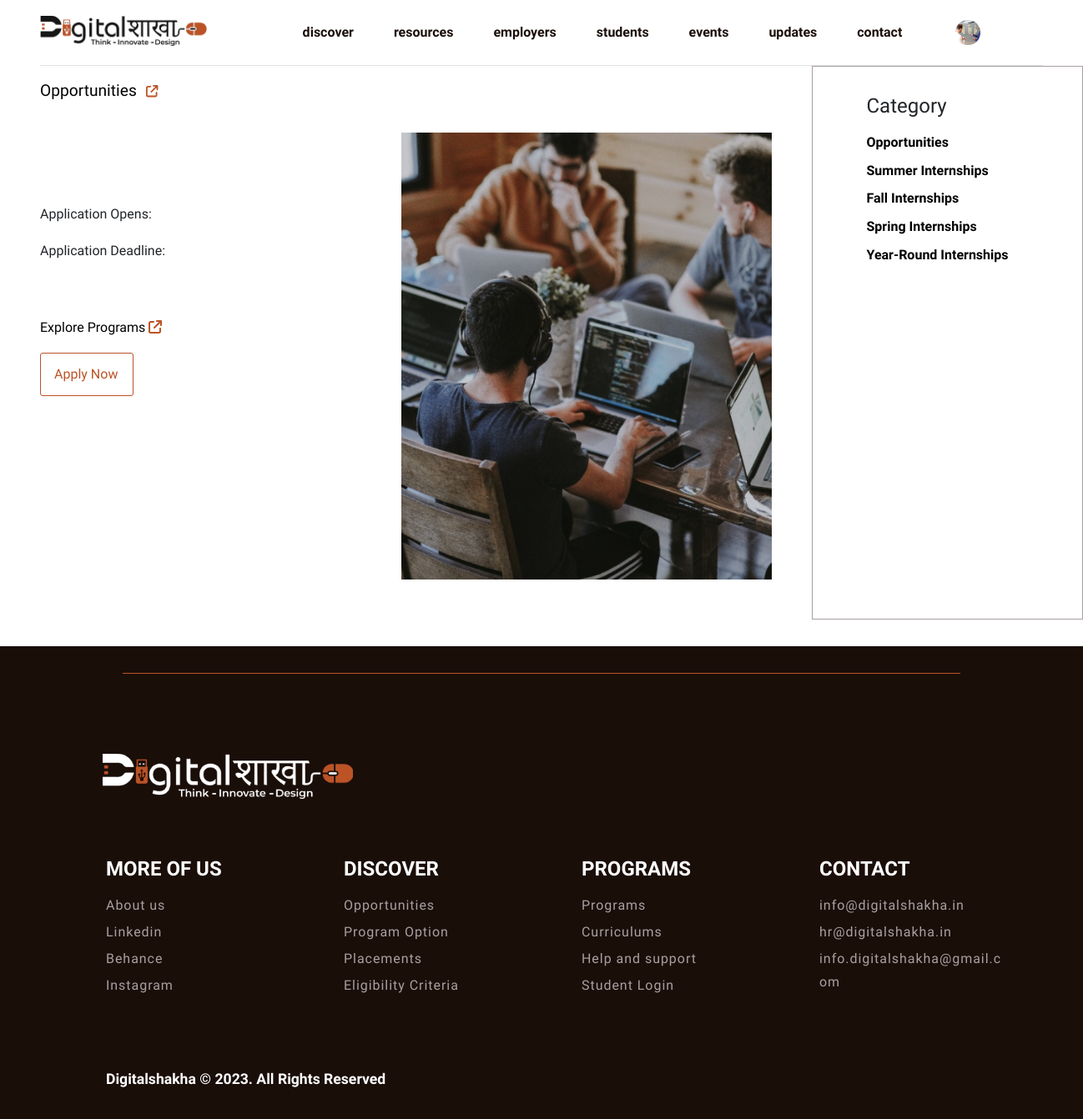
Screenshot of /placement_view.php (signed in) with the database file from the repository.
### tables this page shows
CREATE TABLE `application_tbl` (
  `id` int(11) NOT NULL,
  `registration_id` varchar(100) NOT NULL,
  `name` varchar(100) NOT NULL,
  `last_name` varchar(100) NOT NULL,
  `gender` varchar(20) NOT NULL,
  `dob` date NOT NULL,
  `phone` int(15) NOT NULL,
  `email` varchar(60) NOT NULL,
  `address_1` varchar(200) NOT NULL,
  `address_2` varchar(200) NOT NULL,
  `pin_code` int(10) NOT NULL,
  `city` varchar(100) NOT NULL,
  `state` varchar(100) NOT NULL,
  `country` varchar(100) NOT NULL,
  `collage` varchar(200) NOT NULL,
  `degree` tinyint(4) NOT NULL,
  `course` int(20) DEFAULT NULL,
  `duration` tinyint(4) NOT NULL,
  `know_about_as` int(20) DEFAULT NULL,
  `referral_code` int(100) NOT NULL,
  `profile_photo` varchar(200) NOT NULL,
  `payment_photo` varchar(200) NOT NULL,
  `transaction_id` varchar(100) NOT NULL,
  `payment_status` tinyint(4) NOT NULL DEFAULT 0,
  `status` tinyint(11) NOT NULL DEFAULT 1,
  `created_at` timestamp NOT NULL DEFAULT current_timestamp() ON UPDATE current_timestamp(),
  `updated_at` timestamp NOT NULL DEFAULT current_timestamp() ON UPDATE current_timestamp()
);

CREATE TABLE `seasonal_placement_tbl` (
  `placement_id` int(11) NOT NULL,
  `placement_name` varchar(200) NOT NULL,
  `placement_detail` text NOT NULL,
  `placement_description` text NOT NULL,
  `placement_date` varchar(50) NOT NULL,
  `placement_date_deadline` varchar(50) NOT NULL,
  `placement_front_image` varchar(200) NOT NULL,
  `placement_back_image` varchar(200) NOT NULL,
  `placement_status` tinyint(4) NOT NULL DEFAULT 1,
  `created_at` timestamp NOT NULL DEFAULT current_timestamp(),
  `updated_at` timestamp NOT NULL DEFAULT current_timestamp() ON UPDATE current_timestamp()
);

### placement_view.php (the view, shortened to what this page needs)
<?php
require('./includes/header.php');
require('./admin/config/dbcon.php');
?>
<section class="place_view_1">
    <div class="container-fluid">
        <div class="row">
            <div class="col-md-4 left-main">
                <div class="heading">
                    <a href="#!">Opportunities <i class="fa-solid fa-arrow-up-right-from-square"></i></a>
                    <h1><?= $row['placement_name'] ?></h1>
                    <p>Application Opens: <b><?= $row['placement_date'] ?></b></p>
                    <p>Application Deadline: <span><?= $row['placement_date_deadline'] ?></span></p>
                </div>
                <div class="des">
                    <a href="./program_option.php">Explore Programs <i class="fa-solid fa-arrow-up-right-from-square"></i></a>
                    <a href="#!">Apply Now</a>
                </div>
            </div>
            <div class="col-md-5 img_area">
                <div class="img">
                    <img src="./assets/images/place_view_bg_1.png" alt="">
                </div>
            </div>
            <div class="col-md-3 category_main">
                <div class="category">
                    <ul>
                        <li>
                            <h2>Category</h2>
                        </li>
                        <li><a href="#!">Opportunities</a></li>
                        <?php
                        $sql = "SELECT * FROM seasonal_placement_tbl WHERE placement_status = 1";
                        $sql_run = mysqli_query($con, $sql);
                        if (mysqli_num_rows($sql_run) > 0) {
                            foreach($sql_run as $data) {
                        ?>
                            <li><a href="./placement_view.php?id=<?=$data['placement_id']?>"><?=$data['placement_name']?></a></li>
                        <?php
                            }
                        }
                        ?>
                    </ul>
                </div>
            </div>
        </div>
    </div>
</section>
<?php require('./includes/footer.php'); ?>
<?php require('./includes/end_html.php'); ?>

### includes/header.php (shortened to what this page needs)
<?php
require('./admin/config/dbcon.php');
?>
<!DOCTYPE php>
<head>
    <link rel="stylesheet" href="./bootstrap/css/bootstrap.css">
    <link rel="stylesheet" href="./assets/css/header.css">
    <link rel="stylesheet" href="./assets/css/index.css">
    <link rel="stylesheet" href="./assets/css/footer.css">
    <link rel="stylesheet" href="./assets/css/resources.css">
    <link rel="stylesheet" href="./assets/css/resumebuilding.css">
    <link rel="stylesheet" href="./assets/css/opportunities.css">
    <link rel="stylesheet" href="./assets/css/reset_password.css">
    <link rel="stylesheet" href="./assets/css/register.css">
    <link rel="stylesheet" href="./assets/css/explore_opportunities.css">
    <link rel="stylesheet" href="./assets/css/internship_resources.css">
    <link rel="stylesheet" href="./assets/css/events.css">
    <link rel="stylesheet" href="./assets/css/application.css">
    <link rel="stylesheet" href="./assets/css/blog.css">
    <link rel="stylesheet" href="./assets/css/blog_view.css">
    <link rel="stylesheet" href="./assets/css/news_letter.css">
    <link rel="stylesheet" href="./assets/css/schedule_interview.css">
    <link rel="stylesheet" href="./assets/css/program_option.css">
    <link rel="stylesheet" href="./assets/css/internship_track_0.css">
    <link rel="stylesheet" href="./assets/css/internship_track_1.css">
    <link rel="stylesheet" href="./assets/css/seasonal_placements.css">
    <link rel="stylesheet" href="./assets/css/placement_view.css">
    <link rel="stylesheet" href="./assets/css/eligibility_criteria.css">
    <link rel="stylesheet" href="./assets/css/program_view.css">
    <link rel="stylesheet" href="./assets/css/contact.css">
    <link rel="stylesheet" href="./assets/css/opportunities_view.css">
    <link rel="stylesheet" href="./assets/css/modals.css">
    <link rel="stylesheet" href="./assets/css/cover_letter.css">
    <link rel="stylesheet" href="./assets/css/interview_insights.css">
    <link rel="stylesheet" href="./assets/css/success_stories.css">
    <link rel="stylesheet" href="./assets/css/partner_with_us.css">
    <link rel="stylesheet" href="./assets/css/employee_contact.css">
    <link rel="stylesheet" href="./assets/css/application_success.css">
    <link rel="stylesheet" href="./assets/css/error.css">
    <link rel="stylesheet" href="./assets/css/about.css">
    <link rel="stylesheet" href="./assets/fontawesome-free-6.4.2-web/css/all.css">
    <link rel="stylesheet" href="./assets/splide-4.1.3/dist/css/splide.min.css">
    <link rel="stylesheet" href="./assets/css/preloading/effect.css">
    <link rel="stylesheet" href="./sweetalert2/sweetalert2.min.css">
    <link rel="stylesheet" href="./assets/OwlCarousel2/dist/assets/owl.carousel.css">
    <link rel="stylesheet" href="./assets/OwlCarousel2/dist/assets/owl.theme.default.css">
</head>
<body>
    <header class="header">
        <div class="header-inner">
            <div class="container-fluid px-lg-5">
                <nav class="navbar navbar-expand-lg border-bottom my-navbar main_nav">
                    <a class="navbar-brand" href="index.php">
                        <img src="./assets/images/digital_logo.png" class="logo1">
                    </a>
                    <div class="collapse navbar-collapse navbar_mobile" id="navbarSupportedContent">
                        <ul class="navbar-nav m-auto ps-3">
                            <li class="nav-item drop-list">
                                <a class="nav-link nav-after-effect hover-link" href="./index.php" id="header_link_home">
                                    discover
                                </a>
                            </li>
                            <li class="nav-item drop-list">
                                <a class="nav-link nav-after-effect hover-link" href="./resources.php" id="">resources</a>
                            </li>
                            <li class="nav-item drop-list">
                                <a class="nav-link nav-after-effect hover-link" href="#!" id="">employers</a>
                            </li>
                            <li class="nav-item drop-list">
                                <a class="nav-link hover-link nav-after-effect" href="#!" id="">students</a>
                            </li>
                            <li class="nav-item drop-list">
                                <a class="nav-link nav-after-effect hover-link" href="#!" id="">events</a>
                            </li>
                            <li class="nav-item drop-list">
                                <a class="nav-link nav-after-effect hover-link" href="#!" id="">updates</a>
                            </li>
                            <li class="nav-item list-group-item">
                                <a class="nav-link nav-after-effect" href="./contact.php" id="">
                                    contact
                                </a>
                            </li>
                            <li class="nav-item list-group-item padding2">
                                <?php
                                if (!isset($_SESSION['std_auth']) || !$_SESSION['std_auth'] && !isset($_SESSION['std_auth_user']['user_name']) || !$_SESSION['std_auth_user']['user_name']) {
                                ?>
                                    <div class="btns">
                                        <a class="login_popup">Login</a>
                                        <span>|</span>
                                        <a class="signup_popup">Signup</a>
                                    </div>
                                    <?php
                                } else {
                                    $email = $_SESSION['std_auth_user']['user_email'];
                                    $sql = "SELECT * FROM application_tbl WHERE email = '$email'";
                                    $sql_run = mysqli_query($con, $sql);
                                    if (mysqli_num_rows($sql_run) > 0) {
                                        $show_profile = mysqli_fetch_assoc($sql_run);
                                    ?>
                                        <div class="btns">
                                            <form class="std_log_out">
                                                <div class="drop-list">
                                                    <?php
                                                    if ($show_profile['profile_photo'] != '') {
                                                        echo "<a href='#!' class='hover-link'><img class='profile_img' src='./admin/student_application_photo/" . $show_profile['profile_photo'] . "'></a>
                                                                ";
                                                    } else {
                                                        echo "<a href='#!' class='hover-link'><img class='profile_img' src='./assets/images/logout_icon.svg'></a>
                                                                ";
                                                    }
                                                    ?>
                                                </div>
                                            </form>
                                        </div>
                                <?php
                                    }
                                }
                                ?>
                            </li>
                        </ul>
                    </div>
                </nav>
            </div>
        </div>
    </header>

### assets/css/header.css (style rules this page uses)
body { font-family: 'Urbanist', sans-serif; }
@media only screen and (min-width:1200px) { .nav-item>.nav-link { padding: 5px 20px !important; display: block !important; } }
.header .profile_img { width: 30px; aspect-ratio: 1/1; }
.header { position: relative; width: 100%; z-index: 99; }
.header .navbar-brand img { max-width: 200px; margin: -3px 0px 0px 0px; }
.header-inner { width: 100%; z-index: 999; }
.padding2 { padding-left: 1.5rem; }
.nav-item .nav-link { display: inline-block; line-height: 36px; font-size: 16px; font-weight: 600; color: #1A0E09; transition: 0.15s ease; padding: 0.8rem 1.5rem !important; }
.nav-item { position: relative; }
.nav-item .nav-after-effect::after { content: ''; margin: auto; transition: 0.5s; position: absolute; right: 3%; top: 31px; transform: translate(-50%, -50%); height: 10px; border-radius: 50%; background-color: #BB5327; width: 0; }
.nav-item .btns { display: flex; width: 100%; height: 100%; align-items: center; }
.nav-item .btns a { margin: 0; display: inline-block; font-size: 18px; font-weight: 600; color: #BB5327; transition: 0.15s ease; padding: 0.8rem 1rem !important; cursor: pointer; }
.drop-list { position: relative; }
.drop-list>a img { position: relative; width: 33px; aspect-ratio: 1/1; }
.drop-list .hover-link { position: relative; }

### assets/css/placement_view.css (style rules this page uses)
.place_view_1 { padding-bottom: 2rem; }
.place_view_1 .left-main { padding-left: 3rem; }
.place_view_1 .left-main .heading { padding: 1rem 0; display: flex; flex-direction: column; }
.place_view_1 .left-main .heading a { text-decoration: none; color: #000; font-size: 1.2rem; margin-bottom: 2rem; line-height: 28px; }
.place_view_1 .left-main .heading a svg { color: #BB5327; margin-left: 0.4rem; font-size: 0.9rem; }
.place_view_1 .left-main .heading h1 { text-decoration: none; color: #000; font-size: 2.3rem; line-height: 40px; padding-top: 3rem; padding-bottom: 2rem; }
.place_view_1 .left-main .heading p { font-size: 1rem; font-weight: 500; line-height: 28px; }
.place_view_1 .left-main .des { padding: 1rem 0; display: flex; flex-direction: column; }
.place_view_1 .left-main .des a { font-size: 1rem; line-height: 28px; font-weight: 500; text-decoration: none; color: #000; padding-bottom: 1rem; }
.place_view_1 .left-main .des a svg { color: #BB5327; }
.place_view_1 .left-main .des a:last-child { padding: 0.7rem 1rem; background-color: transparent; border: 1px solid #BB5327; border-radius: 3px; color: #BB5327; width: 30%; }
.place_view_1 .img_area { padding: 3rem 1rem 1rem 1rem ; }
.place_view_1 .img_area .img { width: 100%; padding: 2rem; height: 100%; }
.place_view_1 .img_area .img img { width: 100%; height: 100%; }
.place_view_1 .category_main { border: 1px solid #AAA0A0; padding: 2rem; }
.place_view_1 .category_main .category { position: relative; }
.place_view_1 .category_main .category ul { list-style: none; }
.place_view_1 .category_main .category ul li h2 { font-size: 1.5rem; font-weight: 400; line-height: 30px; }
.place_view_1 .category_main .category ul li a { font-size: 1rem; font-weight: 600; text-decoration: none; color: #000; }
.place_view_1 .category_main .category ul li { padding-bottom: 0.6rem; }

### rows the page displays
application_tbl: profile_photo (picture)
seasonal_placement_tbl: placement_name "Summer Internships"
seasonal_placement_tbl: placement_name "Fall Internships"
seasonal_placement_tbl: placement_name "Spring Internships"
seasonal_placement_tbl: placement_name "Year-Round Internships"
